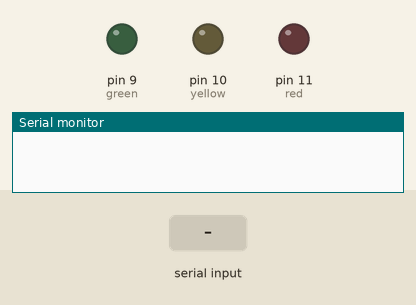
Recording of a sketch running on a simulated Arduino Uno, built with avr-gcc and run on an emulated ATmega328P. Shown: output pins drawn as LEDs (lit = HIGH), the last lines printed to the serial monitor. The test bench sets the inputs (shaded band).

Above: at 1.2 s.
1.3 s: "r" received over Serial
At 2.9 s:
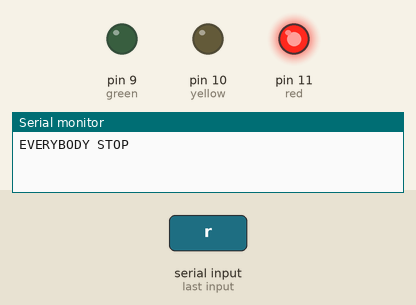
3.8 s: "y" received over Serial
At 5.9 s:
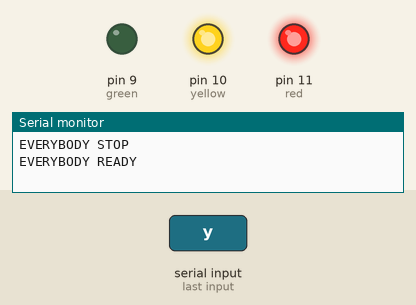
6.3 s: "g" received over Serial
At 7.8 s:
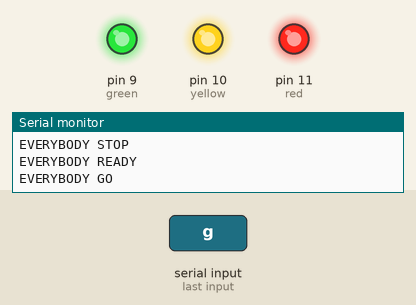
Timing chart, 0 to 9.3 s (numbered marks = the images above; inputs shaded):
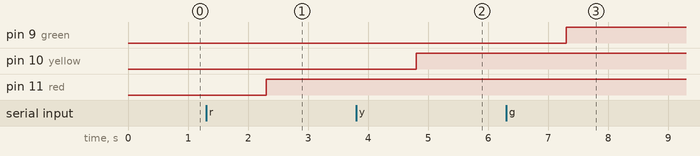

The sketch:

traffic_oncommand.ino
```cpp
int green = 9;
int yellow = 10;
int red = 11;

void setup() {
  // put your setup code here, to run once:
  pinMode(green, OUTPUT);
  pinMode(yellow, OUTPUT);
  pinMode(red, OUTPUT);
  Serial.begin(9600);
}

void loop() {
  // put your main code here, to run repeatedly:
  if(Serial.available() > 0){
    String value = Serial.readString();
    value.trim();

    if(value == "r"){
      digitalWrite(red, HIGH);
//      digitalWrite(yellow, LOW);
//      digitalWrite(green, LOW);
      Serial.println("EVERYBODY STOP");
    }
    else if(value == "y"){
      digitalWrite(yellow, HIGH);
//      digitalWrite(green, LOW);
//      digitalWrite(red, LOW);
      Serial.println("EVERYBODY READY");
    }
    else if(value == "g"){
      digitalWrite(green, HIGH);
//      digitalWrite(yellow, LOW);
//      digitalWrite(red, LOW);
      Serial.println("EVERYBODY GO");
    }

  }
}
```

Measured:
- after the input at 1.3 s, pin 11 (red): LOW → HIGH after 1.0 s
- after the input at 3.8 s, pin 10 (yellow): LOW → HIGH after 1.0 s
- after the input at 6.3 s, pin 9 (green): LOW → HIGH after 1.0 s
